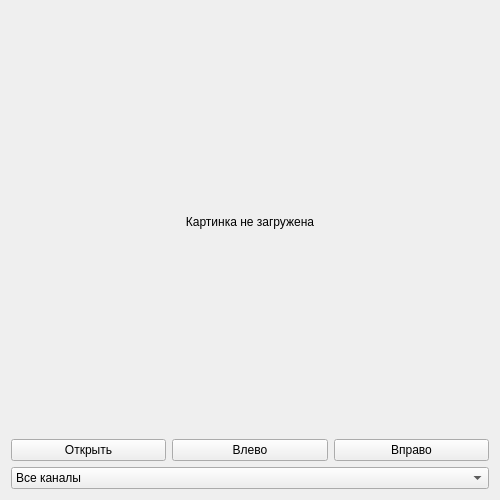
<?xml version="1.0" encoding="UTF-8"?>
<ui version="4.0">
  <class>Form</class>
  <widget class="QWidget" name="Form">
    <property name="geometry">
      <rect>
        <x>0</x>
        <y>0</y>
        <width>500</width>
        <height>500</height>
      </rect>
    </property>
    <property name="windowTitle">
      <string>Картинка</string>
    </property>
    <layout class="QVBoxLayout" name="verticalLayout">
      <item>
        <widget class="QLabel" name="lblImage">
          <property name="text">
            <string>Картинка не загружена</string>
          </property>
          <property name="alignment">
            <set>Qt::AlignCenter</set>
          </property>
        </widget>
      </item>
      <item>
        <layout class="QHBoxLayout" name="horizontalLayout">
          <item>
            <widget class="QPushButton" name="btnOpen">
              <property name="text">
                <string>Открыть</string>
              </property>
            </widget>
          </item>
          <item>
            <widget class="QPushButton" name="btnLeft">
              <property name="text">
                <string>Влево</string>
              </property>
            </widget>
          </item>
          <item>
            <widget class="QPushButton" name="btnRight">
              <property name="text">
                <string>Вправо</string>
              </property>
            </widget>
          </item>
        </layout>
      </item>
      <item>
        <widget class="QComboBox" name="comboChannel">
          <item>
            <property name="text">
              <string>Все каналы</string>
            </property>
          </item>
          <item>
            <property name="text">
              <string>R</string>
            </property>
          </item>
          <item>
            <property name="text">
              <string>G</string>
            </property>
          </item>
          <item>
            <property name="text">
              <string>B</string>
            </property>
          </item>
        </widget>
      </item>
    </layout>
  </widget>
</ui>
